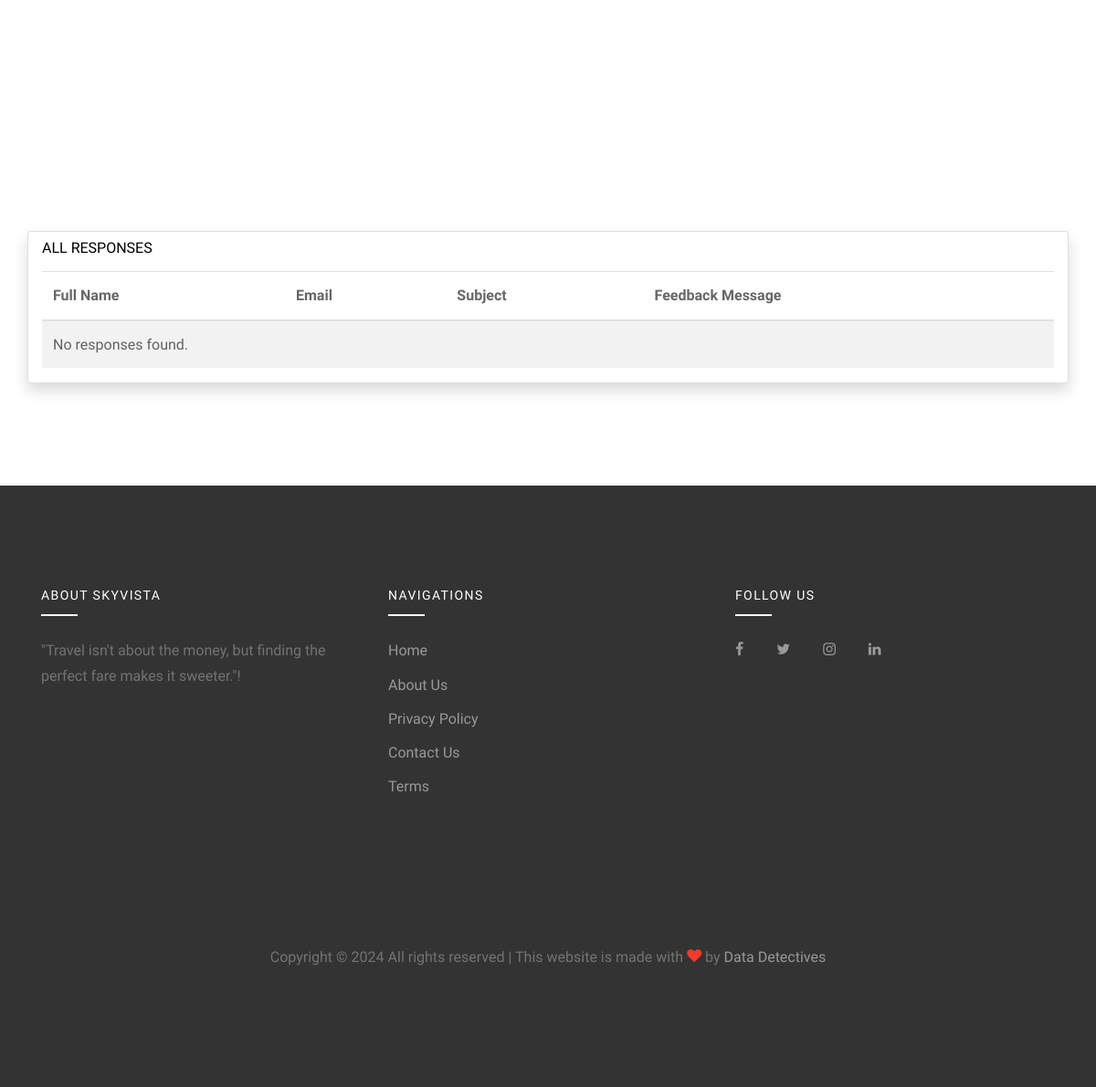
Page /contact/ (lower part) on the earlier database version.
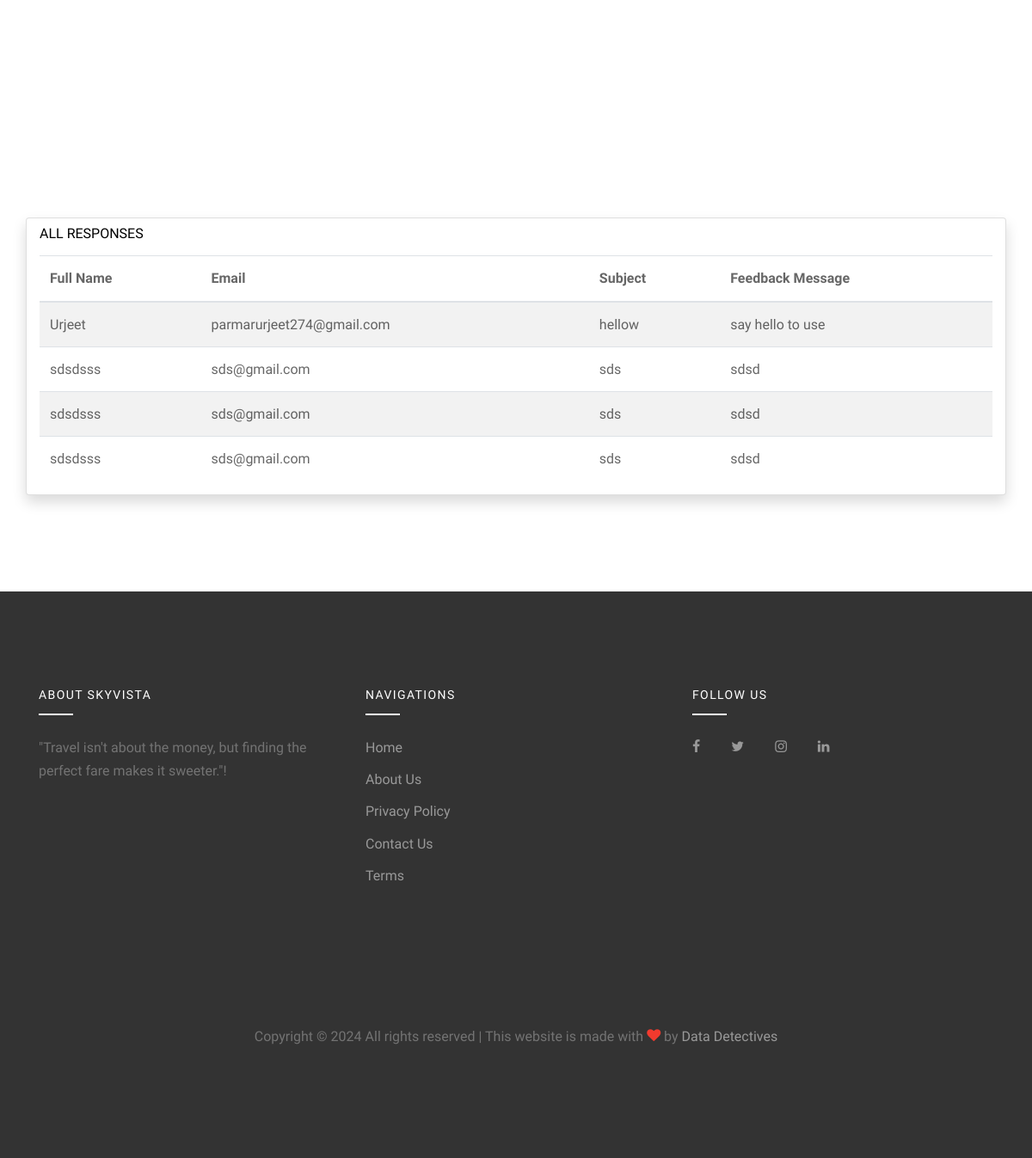
Same page on the later database version.
### Pricepredictiormain/models.py (models this page shows, shortened)
class Contact(models.Model):
    full_name = models.CharField(max_length=100)
    email = models.EmailField(blank=True, null=True)  # Email is optional
    subject = models.CharField(max_length=100)
    message = models.TextField()

### Pricepredictiormain/views.py (the view, shortened to what this page needs)
# urls.py: path('contact/', contact_view, name='contact'),
def contact_view(request):
    contact_responses = Contact.objects.all()
    success = 'success' in request.GET  # Check if 'success' query parameter is present
    return render(request, 'contact.html', {'contact_responses': contact_responses, 'success': success})
    contact_responses = Contact.objects.all()
    return render(request, 'contact.html', {'contact_responses': contact_responses})

### Pricepredictiormain/templates/Pricepredictiormain/contact.html (shortened to what this page needs)
{% load static %}
<!DOCTYPE html>
<html lang="en">
  <head>
    <link
      rel="stylesheet"
      href="{% static 'mainapp/fonts/icomoon/style.css' %}"
    />
    <link
      rel="stylesheet"
      href="{% static 'mainapp/css/bootstrap.min.css' %}"
    />
    <link
      rel="stylesheet"
      href="{% static 'mainapp/css/magnific-popup.css' %}"
    />
    <link rel="stylesheet" href="{% static 'mainapp/css/jquery-ui.css' %}" />
    <link
      rel="stylesheet"
      href="{% static 'mainapp/css/owl.carousel.min.css' %}"
    />
    <link
      rel="stylesheet"
      href="{% static 'mainapp/css/owl.theme.default.min.css' %}"
    />
    <link
      rel="stylesheet"
      href="{% static 'mainapp/css/bootstrap-datepicker.css' %}"
    />
    <link
      rel="stylesheet"
      href="{% static 'mainapp/css/mediaelementplayer.css' %}"
    />
    <link rel="stylesheet" href="{% static 'mainapp/css/animate.css' %}" />
    <link
      rel="stylesheet"
      href="{% static 'mainapp/fonts/flaticon/font/flaticon.css' %}"
    />
    <link
      rel="stylesheet"
      href="{% static 'mainapp/css/fl-bigmug-line.css' %}"
    />
    <link rel="stylesheet" href="{% static 'mainapp/css/aos.css' %}" />
    <link rel="stylesheet" href="{% static 'mainapp/css/style.css' %}" />
    <link rel="stylesheet" href="https://cdn.jsdelivr.net/npm/sweetalert2@11/dist/sweetalert2.min.css">
  </head>
  <body>
    <div class="site-wrap">
      <div class="site-section">
        <div class="container">
          <div class="row">
            <div class="col-lg-4">
            </div>
          </div>
        </div>
      </div>
      <div class="site-section ">
        <div class="container card shadow">
          <h3 class="h6 text-black mb-3 mt-2 text-uppercase ">All Responses</h3>
          <table class="table table-striped table-hover">
            <thead>
              <tr>
                <th>Full Name</th>
                <th>Email</th>
                <th>Subject</th>
                <th>Feedback Message</th>
              </tr>
            </thead>
            <tbody>
              {% for response in contact_responses %}
              <tr>
                <td>{{ response.full_name }}</td>
                <td>{{ response.email }}</td>
                <td>{{ response.subject }}</td>
                <td>{{ response.message }}</td>
              </tr>
              {% empty %}
              <tr>
                <td colspan="4">No responses found.</td>
              </tr>
              {% endfor %}
            </tbody>
          </table>
        </div>
      </div>
      <footer class="site-footer">
        <div class="container">
          <div class="row">
            <div class="col-lg-4">
              <div class="mb-5">
                <h3 class="footer-heading mb-4">About SkyVista</h3>
                <p>
                  "Travel isn't about the money, but finding the perfect fare
                  makes it sweeter."!
                </p>
              </div>
            </div>
            <div class="col-lg-4 mb-5 mb-lg-0">
              <div class="row mb-5">
                <div class="col-md-12">
                  <h3 class="footer-heading mb-4">Navigations</h3>
                </div>
                <div class="col-md-6 col-lg-6">
                  <ul class="list-unstyled">
                    <li><a href="#">Home</a></li>
                    <li><a href="#">About Us</a></li>
                    <li><a href="#">Privacy Policy</a></li>
                    <li><a href="#">Contact Us</a></li>
                    <li><a href="#">Terms</a></li>
                  </ul>
                </div>
              </div>
            </div>
            <div class="col-lg-4 mb-5 mb-lg-0">
              <h3 class="footer-heading mb-4">Follow Us</h3>
              <div>
                <a href="#" class="pl-0 pr-3"
                  ><span class="icon-facebook"></span
                ></a>
                <a href="#" class="pl-3 pr-3"
                  ><span class="icon-twitter"></span
                ></a>
                <a href="#" class="pl-3 pr-3"
                  ><span class="icon-instagram"></span
                ></a>
                <a href="#" class="pl-3 pr-3"
                  ><span class="icon-linkedin"></span
                ></a>
              </div>
            </div>
          </div>
          <div class="row pt-5 mt-5 text-center">
            <div class="col-md-12">
              <p>
                Copyright &copy;
                All rights reserved | This website is made with
                <i class="icon-heart text-danger" aria-hidden="true"></i> by
                <a href="#" target="_blank"
                  >Data Detectives</a
                >
              </p>
            </div>
          </div>
        </div>
      </footer>
    </div>
  </body>
</html>

### static/mainapp/css/style.css (style rules this page uses)
body { line-height: 1.7; color: rgba(0, 0, 0, 0.6); font-weight: 400; font-size: 1rem; font-family: "Roboto Mono", SFMono-Regular, Menlo, Monaco, Consolas, "Liberation Mono", "Courier New", monospace; font-family: "Nunito Sans", -apple-system, BlinkMacSystemFont, "Segoe UI", Roboto, "Helvetica Neue", Arial, sans-serif, "Apple Color Emoji", "Segoe UI Emoji", "Segoe UI Symbol", "Noto Color Emoji"; }
a { -webkit-transition: .3s all ease; -o-transition: .3s all ease; transition: .3s all ease; }
.text-black { color: #000 !important; }
.site-wrap { position: relative; }
.site-wrap:before { -webkit-transition: .3s all ease-in-out; -o-transition: .3s all ease-in-out; transition: .3s all ease-in-out; background: rgba(0, 0, 0, 0.6); content: ""; position: absolute; z-index: 2000; top: 0; left: 0; right: 0; bottom: 0; opacity: 0; visibility: hidden; }
.site-section { padding: 3em 0; }
@media (min-width: 768px) { .site-section { padding: 7em 0; } }
.site-footer { padding: 4em 0; background: #333333; }
@media (min-width: 768px) { .site-footer { padding: 7em 0; } }
.site-footer p { color: #737373; }
.site-footer h2, .site-footer h3, .site-footer h4, .site-footer h5 { color: #fff; }
.site-footer a { color: #999999; }
.site-footer ul li { margin-bottom: 10px; }
.site-footer .footer-heading { font-size: 14px; text-transform: uppercase; letter-spacing: .1em; color: #fff; position: relative; padding-bottom: 15px; }
.site-footer .footer-heading:before { content: ""; background: #fff; width: 40px; height: 2px; position: absolute; bottom: 0; }

Differences in the rows shown:
added Contact: full_name "Urjeet", email "parmarurjeet274@gmail.com", subject "hellow", message "say hello to use"
added Contact: full_name "sdsdsss", email "sds@gmail.com", subject "sds", message "sdsd"
added Contact: full_name "sdsdsss", email "sds@gmail.com", subject "sds", message "sdsd"
added Contact: full_name "sdsdsss", email "sds@gmail.com", subject "sds", message "sdsd"
Other differences:
text no longer shown: "No responses found."
